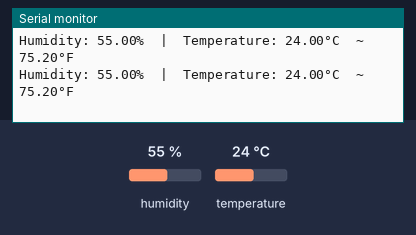
A sketch run on a simulated Arduino Uno, built with avr-gcc and run on an emulated ATmega328P. Shown: the last lines printed to the serial monitor. Inputs (shaded band) come from the test bench; at power-on: humidity 55 %, temperature 24 °C.

Above: at 2.8 s.
2.9 s: humidity set to 22 %
At 4.9 s:
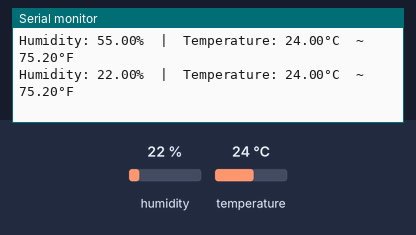
5.6 s: temperature set to 12 °C
At 6.7 s:
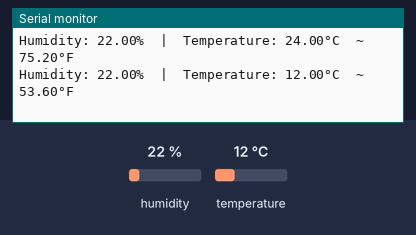
8.3 s: humidity set to 40 %
At 11.4 s:
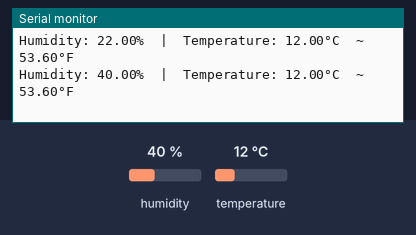
Timing chart, 0 to 12.9 s (numbered marks = the images above; inputs shaded):
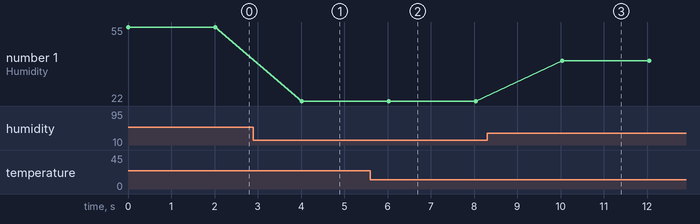

The sketch:

sketch_jan3a.ino
```cpp
#include <DHT.h>
#define DHT22_PIN  4

DHT dht22(DHT22_PIN, DHT22);

void setup() {
  Serial.begin(115200);
  dht22.begin();
}

void loop() {

  float humi  = dht22.readHumidity();
  float tempC = dht22.readTemperature();
  float tempF = dht22.readTemperature(true);


  if ( isnan(tempC) || isnan(tempF) || isnan(humi)) {
    Serial.println("Failed to read from DHT22 sensor!");
  } else {
    Serial.print("Humidity: ");
    Serial.print(humi);
    Serial.print("%");

    Serial.print("  |  ");

    Serial.print("Temperature: ");
    Serial.print(tempC);
    Serial.print("°C  ~  ");
    Serial.print(tempF);
    Serial.println("°F");
  }


  delay(2000);
  }
```

Measured:
- after the input at 2.9 s, the serial monitor: prints a new line after 1.1 s (image 1)
- after the input at 5.6 s, the serial monitor: prints a new line after 0.43 s (image 2)
- after the input at 8.3 s, the serial monitor: prints a new line after 1.7 s (image 3)
- plotted number 1: 55 → 22 after the input at 2.9 s, 22 → 40 after the input at 8.3 s
